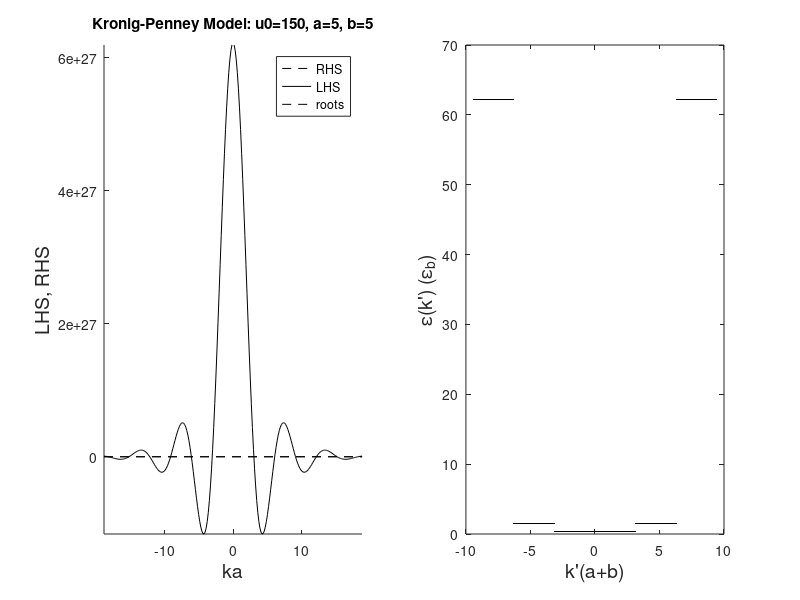

MATLAB code to generate this figure: (Note: this script raises an error after producing the figure.)
function Kronig_Penney_model_numeric_updated

clear
global fL fR u0 a b

% Physical constants
h = 6.62606896e-34;         % Planck's constant (J.s)
hbar = h / (2 * pi);        % Reduced Planck's constant (J.s)
me = 9.10938215e-31;        % Electron mass (kg)
e = 1.602176487e-19;        % Elementary charge (C)
ab = 1e-10;                 % 1 angstrom in meters
kb = 1 / ab;                % Wavevector unit
Eb = hbar^2 * kb^2 / (2 * me);  % Energy unit in J
Eb_eV = Eb / e;             % Energy unit in eV
u0 = 150;                   % Potential height in Eb units

% Prompt user for plotting mode
mode = input('Plot in 2D or 3D? Enter 2 or 3 [default: 2]: ', 's');
if isempty(mode)
    mode = '2';
end

% Suggest default values for a and b
a_str = input('Enter the distance between atoms in the chain a (default 2): ', 's');
if isempty(a_str)
    a = 2;
else
    a = str2double(a_str);
end

b_str = input('Enter the width of the barrier b (default 0.025): ', 's');
if isempty(b_str)
    b = 0.025;
else
    b = str2double(b_str);
end

kp = (0:0.005:3) * pi / (a + b);  % k' values
k = (-6:0.05:6) * pi / a;         % k values

% Define LHS and RHS functions
fR = @(kv,x,y) cos(kv * (x + y));
fL = @(xE,V,x,y) ((V - 2 * xE) ./ (2 * sqrt(u0 - xE) .* sqrt(xE))) .* ...
      sinh(sqrt(V - xE) * y) .* sin(sqrt(xE) * x) + ...
      cosh(sqrt(V - xE) * y) .* cos(sqrt(xE) * x);

yR = fR(kp, a, b);

% Check for 3D plot mode
if strcmp(mode, '3')
    u = 100:10:600;
    for i = 1:length(u)
        yL(i, :) = fL(k.^2, u(i), a, b);
    end
    j = k * a;
    surf(j, u, yL)
    xlabel('ka', 'FontSize', 14)
    zlabel('LHS, RHS', 'FontSize', 14)
    ylabel('Barrier Height')
    title(['Kronig-Penney Model: u0=', num2str(u0), ...
           ', a=', num2str(a), ', b=', num2str(b)])

else
    % 2D plot mode
    yL = fL(k.^2, u0, a, b);
    subplot(1, 2, 1)
    line([min(k * a), max(k * a)], [max(yR), max(yR)], 'Color', 'k', 'LineStyle', '--')
    hold on
    plot(k * a, yL, 'k')
    for i = 1:length(k)
        if yL(i) <= max(yR) && yL(i) >= min(yR)
            plot(k(i) * a, yL(i), 'k.', 'MarkerSize', 5)
        end
    end
    line([min(k * a), max(k * a)], [min(yR), min(yR)], 'Color', 'k', 'LineStyle', '--')
    legend('RHS', 'LHS', 'roots')
    xlabel('ka', 'FontSize', 14)
    ylabel('LHS, RHS', 'FontSize', 14)
    title(['Kronig-Penney Model: u0=', num2str(u0), ...
           ', a=', num2str(a), ', b=', num2str(b)])
    axis tight
    hold off

    % Energy vs k'
    subplot(1, 2, 2)
    eps_guess = searchguess(1e-3, kp(1));
    nr = 0;
    test_old = 0.0;
    for i = 1:length(kp)
        yRi = fR(kp(i), a, b);
        if yRi <= 1 && yRi >= -1
            nr = nr + 1;
            kr(nr) = kp(i);
            eps(nr) = fzero(@(xE) FofE(xE, kp(i)), eps_guess);
            eps_guess = eps(nr);
            test_new = mod(kp(i) * (a + b) / pi, 1);
            if test_new < test_old
                eps_guess = searchguess(eps_guess, kp(i));
            end
            test_old = test_new;
        end
    end

    kp_a = kr * (a + b);
    ep_a = eps;
    n = floor(length(kp_a) / 200);
    kp_b = kp_a - kp_a(end);
    ep_b = ep_a(end:-1:1);
    plot(kp_a, ep_a, 'k.', 'MarkerSize', 1)
    hold on
    plot(kp_b, ep_b, 'k.', 'MarkerSize', 1)
    xlabel('k''(a+b)', 'FontSize', 14)
    ylabel('\epsilon(k'') (\epsilon_b)', 'FontSize', 14)
    for i = 1:n
        x = i * 200 + 1;
        y = x + 1;
        yline(ep_a(x), 'red');
        if i ~= n
            yline(ep_a(y), 'blue');
        end
    end
    title(['\epsilon_b = ', num2str(Eb_eV, '%5.2f'), ' eV'])
  end
end

function [y] = searchguess(x, kk)
global u0 a
del = 13.2e-3 * u0 / a + 0.2 * x;
xi = x;
xf = xi;
for i = 1:50 * del
    xf = xf + del;
    if FofE(xi, kk) * FofE(xf, kk) <= 0
        y = xf;
        return
    end
    xi = xf;
end
end

function [y] = FofE(eps, kk)
global fL fR u0 a b
y = fL(eps, u0, a, b) - fR(kk, a, b);
end
